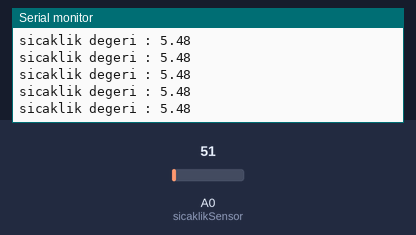
Simulated run of this sketch. Board: Arduino Uno, built with avr-gcc and run on an emulated ATmega328P. Parts: the last lines printed to the serial monitor. The inputs (shaded band) are chosen by the test bench; at power-on: A0 (sicaklikSensor) = 51.

Above: at 1.2 s.
1.3 s: A0 (sicaklikSensor) set to 87
At 1.8 s:
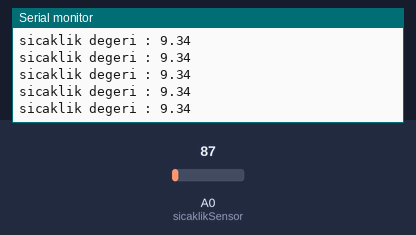
4.3 s: A0 (sicaklikSensor) set to 104
At 5.3 s:
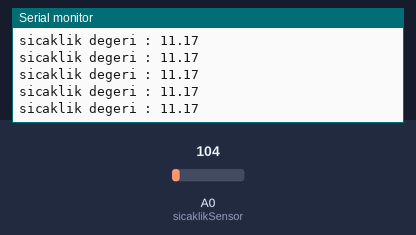
Timing chart, 0 to 7.3 s (numbered marks = the images above; inputs shaded):
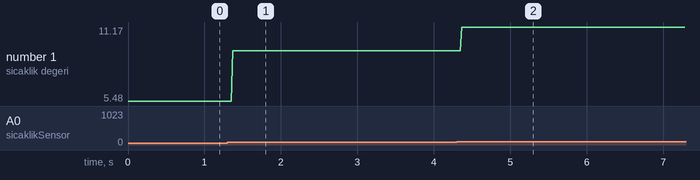

Measured:
- after the input at 1.3 s, the serial monitor: prints a new line after 0.07 s (image 1)
- after the input at 4.3 s, the serial monitor: prints a new line after 0.07 s (image 2)
- plotted number 1: 5.48 → 9.34 after the input at 1.3 s, 9.34 → 11.17 after the input at 4.3 s

The sketch:

NTC.ino
```cpp
#define sicaklikSensor A0


void setup()
{

  Serial.begin(9600);
}

void loop()
{
  int okunanSicaklik=analogRead(sicaklikSensor);
    float reelSicaklik=okunanSicaklik/9.31;
    Serial.print("sicaklik degeri : ");
    Serial.println(reelSicaklik);
}
```
